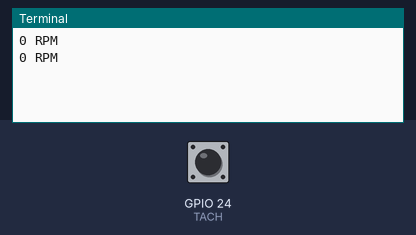
Simulated run of this program. Board: Raspberry Pi (BCM pin numbers). On the bench: the last lines printed to the terminal. The inputs (shaded band) are chosen by the test bench; at power-on: GPIO 24 (TACH) HIGH. The clock reads 2024-03-15 10:24:30 at power-on unless the program sets it.

Above: at 1.2 s.
1.3 s: GPIO 24 (TACH) pulled LOW for 0.15 s
At 2.7 s:
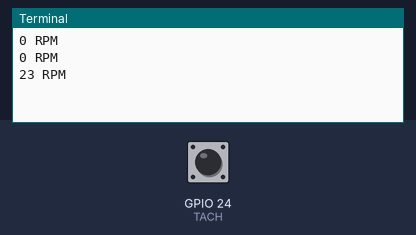
2.9 s: GPIO 24 (TACH) pulled LOW for 1 s
At 3.7 s:
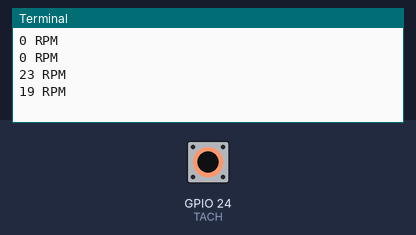
5.4 s: GPIO 24 (TACH) pulled LOW for 0.15 s
At 6.8 s:
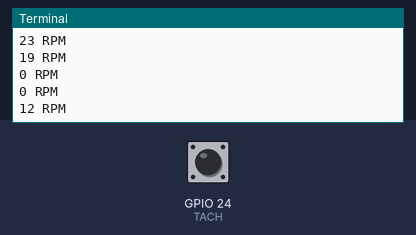
Timing chart, 0 to 8.4 s (numbered marks = the images above; inputs shaded):
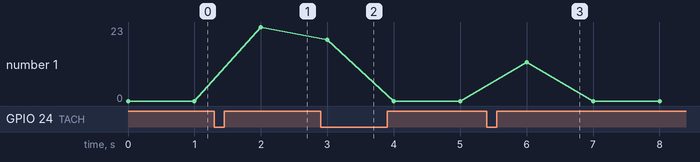

Measured:
- after the input at 1.3 s, the terminal: prints a new line after 0.70 s (image 1)
- after the input at 2.9 s, the terminal: prints a new line after 0.10 s (image 2)
- after the input at 5.4 s, the terminal: prints a new line after 0.60 s (image 3)
- plotted number 1: 0 → 23 after the input at 1.3 s

The program:

read_fan_speed.py
```python
#!/usr/bin/python
# -*- coding: utf-8 -*-
import RPi.GPIO as GPIO
import time

# Pin configuration
TACH = 24       # Fan's tachometer output pin
PULSE = 2       # Noctua fans puts out two pluses per revolution
WAIT_TIME = 1   # [s] Time to wait between each refresh

# Setup GPIO
GPIO.setmode(GPIO.BCM)
GPIO.setwarnings(False)
GPIO.setup(TACH, GPIO.IN, pull_up_down=GPIO.PUD_UP)  # Pull up to 3.3V

# Setup variables
t = time.time()
rpm = 0


# Caculate pulse frequency and RPM
def fell(n):
    global t
    global rpm

    dt = time.time() - t
    if dt < 0.005:
        return  # Reject spuriously short pulses

    freq = 1 / dt
    rpm = (freq / PULSE) * 60
    t = time.time()


# Add event to detect
GPIO.add_event_detect(TACH, GPIO.FALLING, fell)

try:
    while True:
        print("%.f RPM" % rpm)
        rpm = 0
        time.sleep(1)   # Detect every second

except KeyboardInterrupt:   # trap a CTRL+C keyboard interrupt
    GPIO.cleanup()          # resets all GPIO ports used by this function
```
